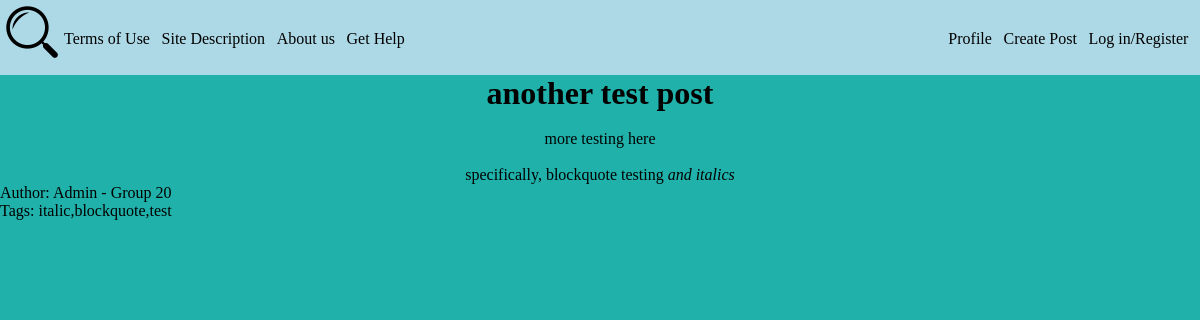
Page /post.php?postid=15 on the committed database.
### tables this page shows
CREATE TABLE `posts` (
  `postid` int(11) NOT NULL,
  `userid` int(11) NOT NULL,
  `title` varchar(50) NOT NULL,
  `content` varchar(20000) NOT NULL,
  `tags` varchar(500) DEFAULT NULL
);

CREATE TABLE `users` (
  `userid` int(11) NOT NULL,
  `display_name` varchar(30) NOT NULL,
  `is_admin` tinyint(1) NOT NULL DEFAULT 0,
  `email` varchar(50) NOT NULL,
  `password` varchar(32) NOT NULL,
  `theme` enum('light','dark','christmas') NOT NULL DEFAULT 'light'
);

### post.php (the view, shortened to what this page needs)
<!DOCTYPE html>
<html lang="en" dir="ltr">
	<head>
		<link rel="stylesheet" href="css/styles.css" />
        <link rel="stylesheet" href="css/<?php
            if(isset($_SESSION["theme"])) {
                echo $_SESSION["theme"];
            } else {
                echo "light";
            }
        ?>.css" />
	</head>
	<body>
        <?php
            include_once("navbar.php");
            if($_SERVER["REQUEST_METHOD"] == "GET") {
                $postid = $_GET["postid"];
                $db = db_connect();
                if($db) {
                    $post = $db->query("SELECT userid, title, content, tags FROM posts WHERE postid='$postid'")->fetch_assoc();
                    $author = $db->query("SELECT display_name FROM users WHERE userid='" . $post["userid"] . "'")->fetch_assoc();
                }
            }
        ?>
        <div class="post-content">
            <h1><?= $post["title"] ?></h1>
            <br>
            <?= $post["content"] ?>
        </div>
        <div class="post-info">
            <p>Author: <?= $author["display_name"] ?> </p>
            <p>Tags: <?= $post["tags"] ?> </p>
        </div>
	</body>
</html>

### css/styles.css (style rules this page uses)
* { margin: 0; }
div.post-content { text-align: center; }

### css/light.css (style rules this page uses)
body { background-color: lightseagreen; }

### rows in the picture
posts: title "another test post", content "more testing here specifically, blockquote testing and italics", tags "italic,blockquote,test"
users: display_name "Admin - Group 20"
